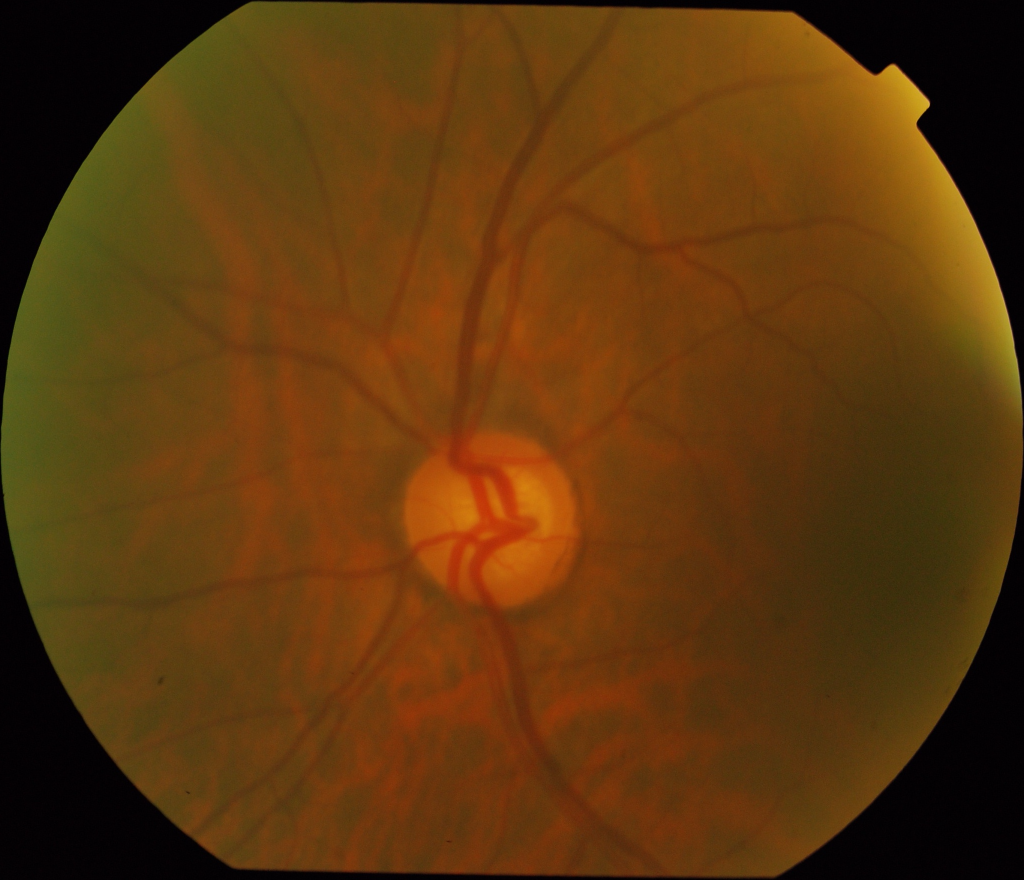
#> input picture Images/training/drishtiGS_037.png, 2048 x 1760 px (shown at 1/2 size)
$ jupyter execute --allow-errors optic_disk_segmentation_detailing.ipynb
#> lines starting #> are read from the running program, lines starting #| are printed output that depends on the picture
Calling All Autobots

[cell 1]
import cv2
import numpy as np
from matplotlib import pyplot as plt
from skimage import exposure
import os

Function for histogram matching

[cell 2]
# Function for histogram matching
def histogram_matching(source, template):
    matched = exposure.match_histograms(source, template, channel_axis=None)
    return matched

def plot_histogram(image, ax, title):
    ax.hist(image.ravel(), bins=256, histtype='step', color='black')
    ax.set_title(title)
    ax.set_xlim(0, 256)

def plot_cdf(image, ax, title):
    cdf, bins = exposure.cumulative_distribution(image, nbins=256)
    ax.plot(bins, cdf, 'r')
    ax.set_title(title)
    ax.set_xlim(0, 256)

def histogram_matching_curve_mapping(source, template):
    matched = exposure.match_histograms(source, template, channel_axis=None)

    # Compute histograms and CDFs
    source_hist, source_bins = np.histogram(source.ravel(), bins=256, range=[0, 256], density=True)
    template_hist, template_bins = np.histogram(template.ravel(), bins=256, range=[0, 256], density=True)

    source_cdf = np.cumsum(source_hist)
    template_cdf = np.cumsum(template_hist)

    # Create interpolation functions
    source_values = np.linspace(0, 255, 256)
    source_interp = np.interp(source_values, source_bins[:-1], source_cdf)
    template_interp = np.interp(source_values, template_bins[:-1], template_cdf)

    # Compute mapping
    mapping = np.interp(source_interp, template_interp, source_values)

    return matched, mapping

Dataset

[cell 3]
#Data training
image1 = 'Images/training/drishtiGS_017.png'
image2 = 'Images/training/drishtiGS_032.png'
image3 = 'Images/training/drishtiGS_036.png'
image4 = 'Images/training/drishtiGS_037.png'
image5 ='Images/training/drishtiGS_040.png'
image6 = 'Images/training/drishtiGS_042.png'
image7 = 'Images/training/drishtiGS_049.png'
image8 = 'Images/training/drishtiGS_057.png'
image9 = 'Images/training/drishtiGS_060.png'
image10 = 'Images/training/drishtiGS_063.png'
image11 = 'Images/training/drishtiGS_064.png'
image12 = 'Images/training/drishtiGS_066.png'
image13 = 'Images/training/drishtiGS_068.png'
image14 = 'Images/training/drishtiGS_069.png'
image15 = 'Images/training/drishtiGS_080.png'
image16 = 'Images/training/drishtiGS_081.png'
image17 = 'Images/training/drishtiGS_084.png'
image18 = 'Images/training/drishtiGS_088.png'
image19 = 'Images/training/drishtiGS_094.png'
image20 = 'Images/training/drishtiGS_098.png'

#Data Testing
image21 = 'Images/testing/drishtiGS_033.png'
image22 = 'Images/testing/drishtiGS_038.png'
image23 = 'Images/testing/drishtiGS_041.png'
image24 = 'Images/testing/drishtiGS_046.png'
image25 = 'Images/testing/drishtiGS_051.png'
image26 = 'Images/testing/drishtiGS_058.png'
image27 = 'Images/testing/drishtiGS_076.png'
image28 = 'Images/testing/drishtiGS_089.png'
image29 = 'Images/testing/drishtiGS_090.png'
image30 = 'Images/testing/drishtiGS_092.png'


# Buat list yang berisi semua variabel gambar
images = [
    image1, image2, image3, image4, image5,
    image6, image7, image8, image9, image10,
    image11, image12, image13, image14, image15,
    image16, image17, image18, image19, image20,
    image21, image22, image23, image24, image25,
    image26, image27, image28, image29, image30
]

Show Raw Fundus

[cell 4]
# [16 lines of commented-out code are left out]

OD Biner Actual

[cell 5]
#Data training
actual1 = 'Images/OD_training/drishtiGS_017_ODAvgBoundary_OD_img.png'
actual2 = 'Images/OD_training/drishtiGS_032_ODAvgBoundary_OD_img.png'
actual3 = 'Images/OD_training/drishtiGS_036_ODAvgBoundary_OD_img.png'
actual4 = 'Images/OD_training/drishtiGS_037_ODAvgBoundary_OD_img.png'
actual5 ='Images/OD_training/drishtiGS_040_ODAvgBoundary_OD_img.png'
actual6 = 'Images/OD_training/drishtiGS_042_ODAvgBoundary_OD_img.png'
actual7 = 'Images/OD_training/drishtiGS_049_ODAvgBoundary_OD_img.png'
actual8 = 'Images/OD_training/drishtiGS_057_ODAvgBoundary_OD_img.png'
actual9 = 'Images/OD_training/drishtiGS_060_ODAvgBoundary_OD_img.png'
actual10 = 'Images/OD_training/drishtiGS_063_ODAvgBoundary_OD_img.png'
actual11 = 'Images/OD_training/drishtiGS_064_ODAvgBoundary_OD_img.png'
actual12 = 'Images/OD_training/drishtiGS_066_ODAvgBoundary_OD_img.png'
actual13 = 'Images/OD_training/drishtiGS_068_ODAvgBoundary_OD_img.png'
actual14 = 'Images/OD_training/drishtiGS_069_ODAvgBoundary_OD_img.png'
actual15 = 'Images/OD_training/drishtiGS_080_ODAvgBoundary_OD_img.png'
actual16 = 'Images/OD_training/drishtiGS_081_ODAvgBoundary_OD_img.png'
actual17 = 'Images/OD_training/drishtiGS_084_ODAvgBoundary_OD_img.png'
actual18 = 'Images/OD_training/drishtiGS_088_ODAvgBoundary_OD_img.png'
actual19 = 'Images/OD_training/drishtiGS_094_ODAvgBoundary_OD_img.png'
actual20 = 'Images/OD_training/drishtiGS_098_ODAvgBoundary_OD_img.png'

#Data Testing
actual21 = 'Images/OD_testing/drishtiGS_033_ODAvgBoundary_OD_img.png'
actual22 = 'Images/OD_testing/drishtiGS_038_ODAvgBoundary_OD_img.png'
actual23 = 'Images/OD_testing/drishtiGS_041_ODAvgBoundary_OD_img.png'
actual24 = 'Images/OD_testing/drishtiGS_046_ODAvgBoundary_OD_img.png'
actual25 = 'Images/OD_testing/drishtiGS_051_ODAvgBoundary_OD_img.png'
actual26 = 'Images/OD_testing/drishtiGS_058_ODAvgBoundary_OD_img.png'
actual27 = 'Images/OD_testing/drishtiGS_076_ODAvgBoundary_OD_img.png'
actual28 = 'Images/OD_testing/drishtiGS_089_ODAvgBoundary_OD_img.png'
actual29 = 'Images/OD_testing/drishtiGS_090_ODAvgBoundary_OD_img.png'
actual30 = 'Images/OD_testing/drishtiGS_092_ODAvgBoundary_OD_img.png'

# Buat list yang berisi semua variabel gambar
actuals = [
    actual1, actual2, actual3, actual4, actual5,
    actual6, actual7, actual8, actual9, actual10,
    actual11, actual12, actual13, actual14, actual15,
    actual16, actual17, actual18, actual19, actual20,
    actual21, actual22, actual23, actual24, actual25,
    actual26, actual27, actual28, actual29, actual30
]

Show Actual OD

[cell 6]
# [16 lines of commented-out code are left out]

OC Actual

[cell 7]
oc1 = 'Images/OC_training/drishtiGS_017_CupAvgBoundary_OC_img.png'
oc2 = 'Images/OC_training/drishtiGS_032_CupAvgBoundary_OC_img.png'
oc3 = 'Images/OC_training/drishtiGS_036_CupAvgBoundary_OC_img.png'
oc4 = 'Images/OC_training/drishtiGS_037_CupAvgBoundary_OC_img.png'
oc5 = 'Images/OC_training/drishtiGS_040_CupAvgBoundary_OC_img.png'
oc6 = 'Images/OC_training/drishtiGS_042_CupAvgBoundary_OC_img.png'
oc7 = 'Images/OC_training/drishtiGS_049_CupAvgBoundary_OC_img.png'
oc8 = 'Images/OC_training/drishtiGS_057_CupAvgBoundary_OC_img.png'
oc9 = 'Images/OC_training/drishtiGS_060_CupAvgBoundary_OC_img.png'
oc10 = 'Images/OC_training/drishtiGS_063_CupAvgBoundary_OC_img.png'
oc11 = 'Images/OC_training/drishtiGS_064_CupAvgBoundary_OC_img.png'
oc12 = 'Images/OC_training/drishtiGS_066_CupAvgBoundary_OC_img.png'
oc13 = 'Images/OC_training/drishtiGS_068_CupAvgBoundary_OC_img.png'
oc14 = 'Images/OC_training/drishtiGS_069_CupAvgBoundary_OC_img.png'
oc15 = 'Images/OC_training/drishtiGS_080_CupAvgBoundary_OC_img.png'
oc16 = 'Images/OC_training/drishtiGS_080_CupAvgBoundary_OC_img.png'
oc17 = 'Images/OC_training/drishtiGS_081_CupAvgBoundary_OC_img.png'
oc18 = 'Images/OC_training/drishtiGS_084_CupAvgBoundary_OC_img.png'
oc19 = 'Images/OC_training/drishtiGS_094_CupAvgBoundary_OC_img.png'
oc20 = 'Images/OC_training/drishtiGS_098_CupAvgBoundary_OC_img.png'

oc21 = 'Images/OC_testing/drishtiGS_033_CupAvgBoundary_OC_img.png'
oc22 = 'Images/OC_testing/drishtiGS_038_CupAvgBoundary_OC_img.png'
oc23 = 'Images/OC_testing/drishtiGS_041_CupAvgBoundary_OC_img.png'
oc24 = 'Images/OC_testing/drishtiGS_046_CupAvgBoundary_OC_img.png'
oc25 = 'Images/OC_testing/drishtiGS_051_CupAvgBoundary_OC_img.png'
oc26 = 'Images/OC_testing/drishtiGS_058_CupAvgBoundary_OC_img.png'
oc27 = 'Images/OC_testing/drishtiGS_076_CupAvgBoundary_OC_img.png'
oc28 = 'Images/OC_testing/drishtiGS_089_CupAvgBoundary_OC_img.png'
oc29 = 'Images/OC_testing/drishtiGS_090_CupAvgBoundary_OC_img.png'
oc30 = 'Images/OC_testing/drishtiGS_092_CupAvgBoundary_OC_img.png'

Read reference image

[cell 8]
# Read reference image and input image
reference_image_path = 'Images/training/drishtiGS_037.png'
# Load the images
reference_image = cv2.imread(reference_image_path)
#> reference_image is the input picture: shape (1760, 2048, 3); mean B, G, R 13.3, 54.7, 92.9
# Convert images to grayscale
gray_reference = cv2.cvtColor(reference_image, cv2.COLOR_BGR2GRAY)
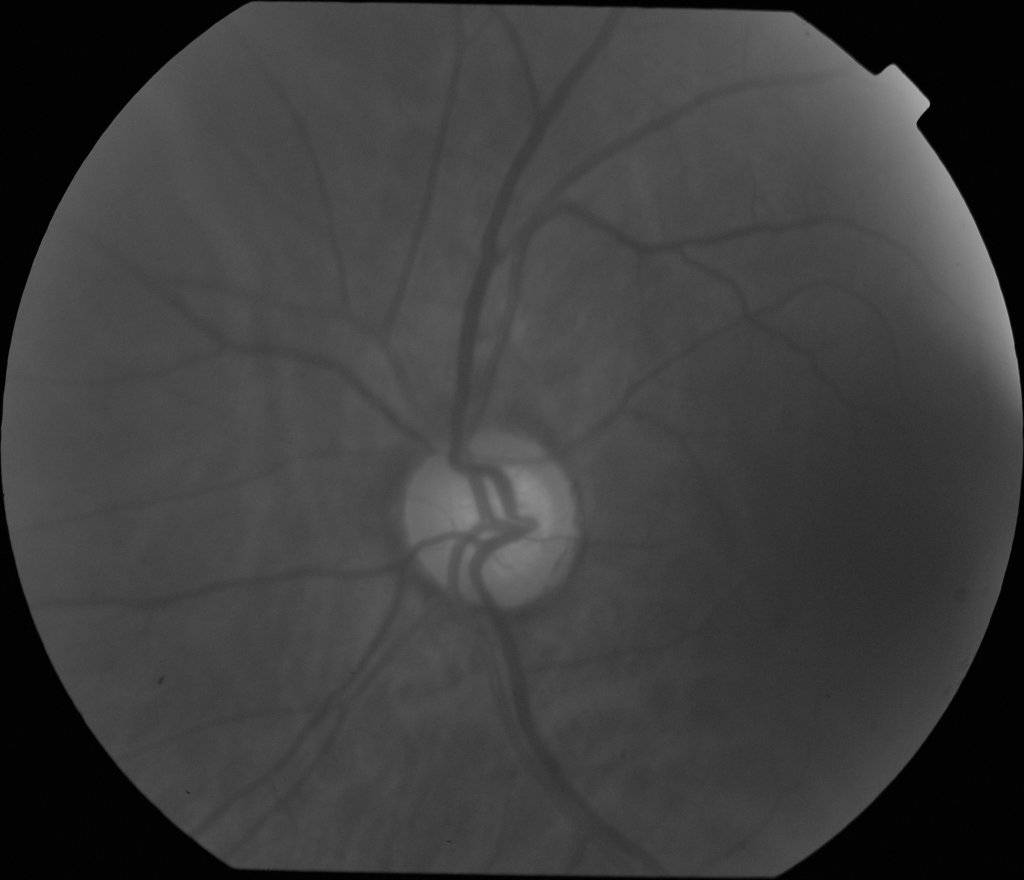
#> gray_reference: shape (1760, 2048) (shown at 1/2 size); min 0, max 179, mean 61.4

# Plot the original image
plt.subplot(1, 2, 1)
plt.imshow(cv2.cvtColor(reference_image, cv2.COLOR_BGR2RGB))
plt.title('Reference Image RGB')

plt.subplot(1, 2, 2)
plt.imshow(gray_reference, cmap='gray')
plt.title('Reference Image Gray')

# Show the plots
plt.tight_layout()
plt.show()
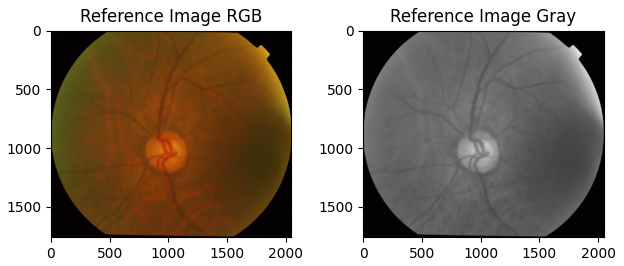
#> figure drawn by matplotlib, 2 panels
